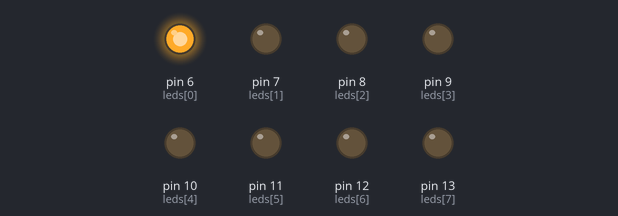
Recording of a sketch running on a simulated Arduino Uno, built with avr-gcc and run on an emulated ATmega328P. Parts: output pins drawn as LEDs (lit = HIGH). Random numbers use the default seed unless the sketch sets one.

Above: at 0.1 s.
At 4.1 s:
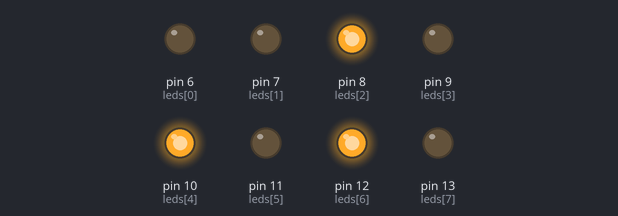
At 9.1 s:
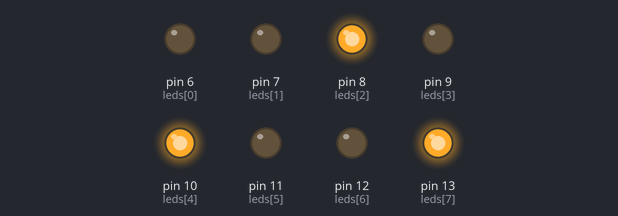
At 19.1 s:
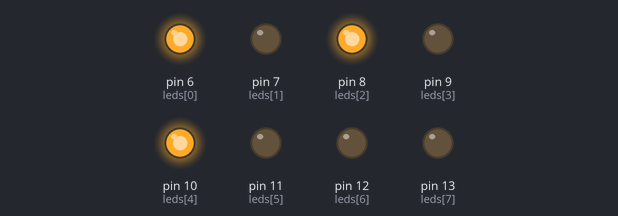
At 29.1 s:
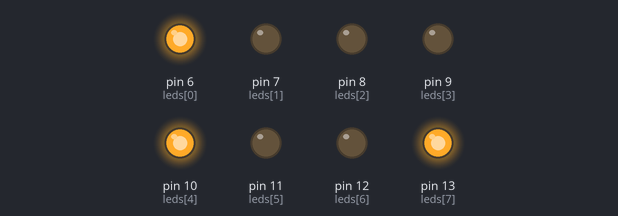
At 39.1 s:
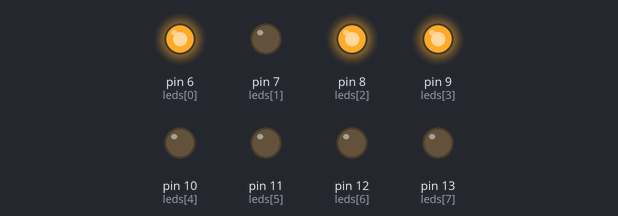
Timing chart, 0 to 40.0 s (numbered marks = the images above):
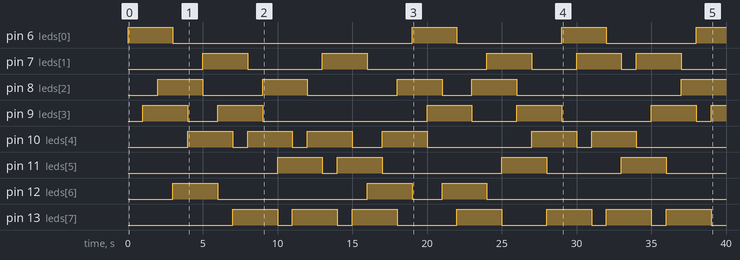

The sketch:

SE_Ej1.ino
```cpp
int leds[8] = {6, 7, 8, 9, 10, 11, 12, 13};
int ledOn[3] = {-1, -1, -1};

void setup(){
    for(int i = 0; i < 8; i++){
        pinMode(leds[i], OUTPUT);
    }

    randomSeed(analogRead(A0));
}

int v, a = 0;
void loop(){
    again:;
    v = random(8);
    if(repeated())
        goto again;

    if(ledOn[a] != -1)
        digitalWrite(leds[ledOn[a]], 0);

    ledOn[a] = v;
    digitalWrite(leds[v], 1);

    a++;
    if(a >= 3)
        a = 0;

    delay(1000);
}

bool repeated(){
    for(int i = 0; i < 3; i++)
        if(ledOn[i] == v)
            return true;

    return false;
}
```

Measured:
- by itself, pin 6 (leds[0]): goes HIGH 3.0 s, LOW 16.0 s, HIGH 3.0 s, LOW 7.0 s, HIGH 3.0 s, LOW 6.0 s, then HIGH
- by itself, pin 7 (leds[1]): LOW → HIGH at 5.0 s, → LOW 3.0 s later, → HIGH 5.0 s later, → LOW 3.0 s later, … (10 changes in this stretch)
- by itself, pin 8 (leds[2]): LOW → HIGH at 2.0 s, → LOW 3.0 s later, → HIGH 4.0 s later, → LOW 3.0 s later, … (9 changes in this stretch)
- by itself, pin 9 (leds[3]): LOW → HIGH at 1.0 s, → LOW 3.0 s later, → HIGH 2.0 s later, → LOW 3.0 s later, … (11 changes in this stretch)
- by itself, pin 10 (leds[4]): LOW → HIGH at 4.0 s, → LOW 3.0 s later, → HIGH 1.0 s later, → LOW 3.0 s later, … (12 changes in this stretch)
- by itself, pin 11 (leds[5]): LOW → HIGH at 10.0 s, → LOW 3.0 s later, → HIGH 1.0 s later, → LOW 3.0 s later, … (8 changes in this stretch)
- by itself, pin 12 (leds[6]): goes HIGH 3.0 s, LOW 10.0 s, HIGH 3.0 s, LOW 2.0 s, HIGH 3.0 s, then LOW
- by itself, pin 13 (leds[7]): LOW → HIGH at 7.0 s, → LOW 3.0 s later, → HIGH 1.0 s later, → LOW 3.0 s later, … (14 changes in this stretch)
